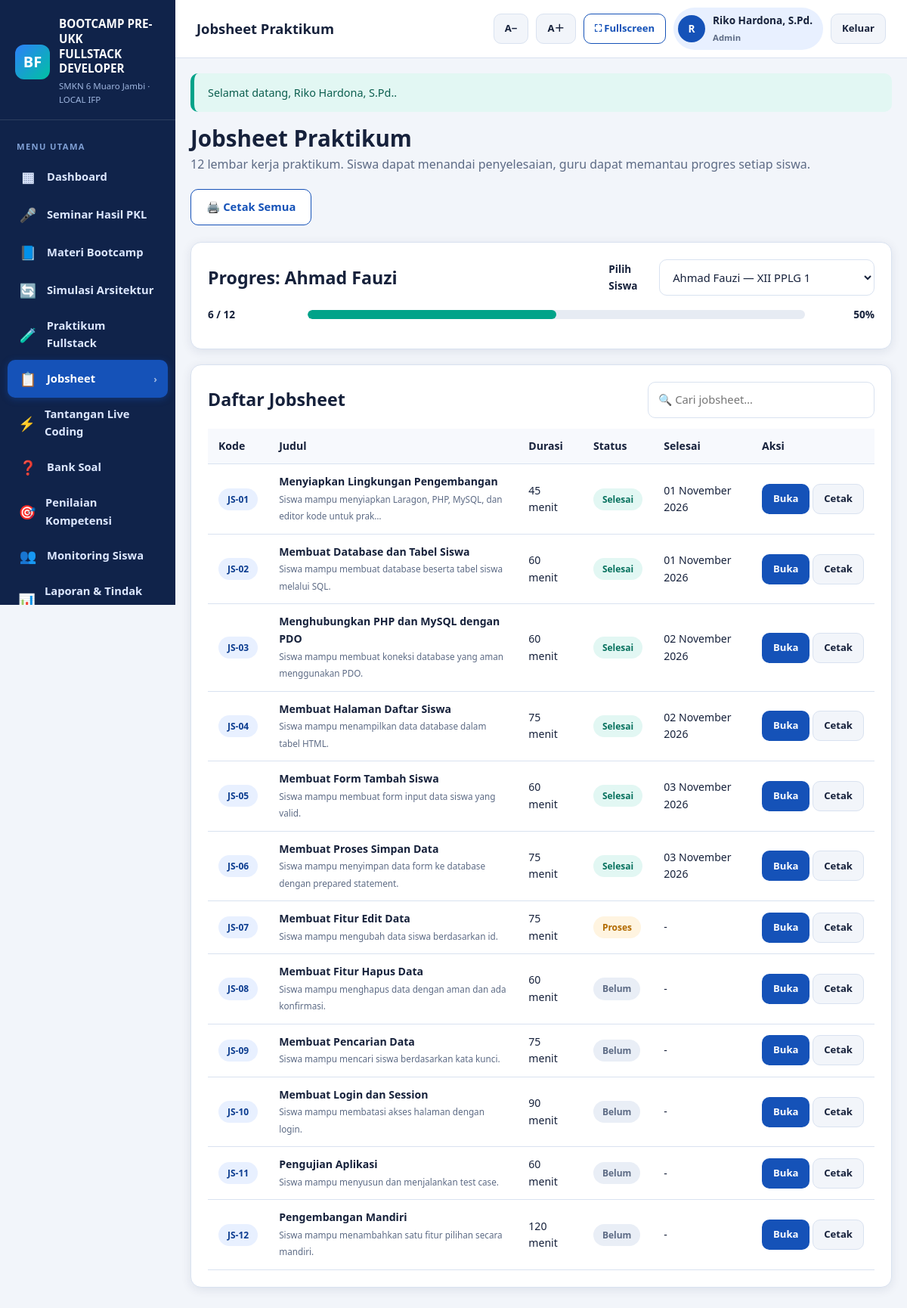
The page /modules/jobsheet/index.php (signed in) on the database its author committed.
### tables this page shows
CREATE TABLE users (
  id          INT UNSIGNED AUTO_INCREMENT PRIMARY KEY,
  username    VARCHAR(50) NOT NULL UNIQUE,
  password    VARCHAR(255) NOT NULL,
  full_name   VARCHAR(120) NOT NULL,
  role        ENUM('admin','guru','siswa') NOT NULL DEFAULT 'guru',
  student_id  INT UNSIGNED DEFAULT NULL,
  is_active   TINYINT(1) NOT NULL DEFAULT 1,
  last_login  DATETIME DEFAULT NULL,
  created_at  TIMESTAMP NOT NULL DEFAULT CURRENT_TIMESTAMP,
  updated_at  TIMESTAMP NOT NULL DEFAULT CURRENT_TIMESTAMP ON UPDATE CURRENT_TIMESTAMP,
  KEY idx_users_role (role),
  CONSTRAINT fk_users_student FOREIGN KEY (student_id) REFERENCES students(id) ON DELETE SET NULL
);

CREATE TABLE students (
  id            INT UNSIGNED AUTO_INCREMENT PRIMARY KEY,
  nis           VARCHAR(30) NOT NULL UNIQUE,
  name          VARCHAR(100) NOT NULL,
  class_name    VARCHAR(30) NOT NULL DEFAULT 'XII PPLG 1',
  gender        ENUM('L','P') NOT NULL DEFAULT 'L',
  phone         VARCHAR(20) DEFAULT NULL,
  email         VARCHAR(120) DEFAULT NULL,
  pkl_place     VARCHAR(180) DEFAULT NULL,
  pkl_title     VARCHAR(200) DEFAULT NULL,
  technologies  TEXT DEFAULT NULL,
  problem_desc  TEXT DEFAULT NULL,
  features      TEXT DEFAULT NULL,
  status        ENUM('aktif','alumni') NOT NULL DEFAULT 'aktif',
  created_at    TIMESTAMP NOT NULL DEFAULT CURRENT_TIMESTAMP,
  updated_at    TIMESTAMP NOT NULL DEFAULT CURRENT_TIMESTAMP ON UPDATE CURRENT_TIMESTAMP
);

CREATE TABLE student_jobsheets (
  id           INT UNSIGNED AUTO_INCREMENT PRIMARY KEY,
  student_id   INT UNSIGNED NOT NULL,
  jobsheet_id  INT UNSIGNED NOT NULL,
  status       ENUM('belum','proses','selesai') NOT NULL DEFAULT 'belum',
  completed_at DATETIME DEFAULT NULL,
  notes        TEXT DEFAULT NULL,
  UNIQUE KEY uq_student_jobsheet (student_id, jobsheet_id),
  CONSTRAINT fk_sj_student FOREIGN KEY (student_id) REFERENCES students(id) ON DELETE CASCADE,
  CONSTRAINT fk_sj_jobsheet FOREIGN KEY (jobsheet_id) REFERENCES jobsheets(id) ON DELETE CASCADE
);

CREATE TABLE jobsheets (
  id           INT UNSIGNED AUTO_INCREMENT PRIMARY KEY,
  code         VARCHAR(30) NOT NULL UNIQUE,
  title        VARCHAR(200) NOT NULL,
  objective    TEXT NOT NULL,
  tools        TEXT NOT NULL,
  concept      TEXT NOT NULL,
  steps        LONGTEXT NOT NULL,
  source_code  LONGTEXT DEFAULT NULL,
  task         TEXT NOT NULL,
  reflection   TEXT NOT NULL,
  duration_min INT NOT NULL DEFAULT 90,
  sort_order   INT NOT NULL DEFAULT 0,
  created_at   TIMESTAMP NOT NULL DEFAULT CURRENT_TIMESTAMP
);

### config/database.php (called while the page is built, shortened)
<?php
function db()
{
    static $pdo = null;
    if ($pdo instanceof PDO) {
        return $pdo;
    }
    $dsn = 'mysql:host=' . DB_HOST . ';dbname=' . DB_NAME . ';charset=' . DB_CHARSET;
    try {
        $pdo = new PDO($dsn, DB_USER, DB_PASS, [
            PDO::ATTR_ERRMODE            => PDO::ERRMODE_EXCEPTION,
            PDO::ATTR_DEFAULT_FETCH_MODE => PDO::FETCH_ASSOC,
            PDO::ATTR_EMULATE_PREPARES   => false,
        ]);
    } catch (PDOException $e) {
        http_response_code(500);
        echo '<!doctype html><html lang="id"><meta charset="utf-8">';
        echo '<title>Koneksi Database Gagal</title>';
        echo '<body style="font-family:Arial,sans-serif;padding:40px;line-height:1.7">';
        echo '<h1>Koneksi database gagal</h1>';
        echo '<p>Periksa kembali:</p><ul>';
        echo '<li>Laragon (Apache &amp; MySQL) sudah berjalan.</li>';
        echo '<li>Database <strong>' . htmlspecialchars(DB_NAME) . '</strong> sudah dibuat.</li>';
        echo '<li>File <code>database/database.sql</code> sudah di-import.</li>';
        echo '<li>Pengaturan DB di <code>config/config.php</code> sesuai.</li>';
        echo '</ul><p>Detail teknis: <code>' . htmlspecialchars($e->getMessage()) . '</code></p>';
        echo '</body></html>';
        exit;
    }
    return $pdo;
}
function db_all(string $sql, array $params = []): array
{
    $stmt = db()->prepare($sql);
    $stmt->execute($params);
    return $stmt->fetchAll();
}
function db_one(string $sql, array $params = []): ?array
{
    $stmt = db()->prepare($sql);
    $stmt->execute($params);
    $row = $stmt->fetch();
    return $row === false ? null : $row;
}

### auth/auth.php (called while the page is built, shortened)
<?php
require_once __DIR__ . '/../config/database.php';
function current_user(): ?array
{
    static $cache = null;
    if ($cache !== null) {
        return $cache;
    }
    $cache = db_one(
        'SELECT u.id, u.username, u.full_name, u.role, u.student_id, u.is_active,
                s.name AS student_name, s.class_name
         FROM users u
         LEFT JOIN students s ON s.id = u.student_id
         WHERE u.id = ? AND u.is_active = 1',
        [(int) $_SESSION['user_id']]
    );
    return $cache;
}
function is_logged_in(): bool
{
    return current_user() !== null;
}
function user_role(): string
{
    $u = current_user();
    return $u ? $u['role'] : '';
}
function can_manage(): bool
{
    return in_array(user_role(), ['admin', 'guru'], true);
}
function require_login(): void
{
    if (!is_logged_in()) {
        flash('warning', 'Silakan login terlebih dahulu.');
        redirect('login.php');
    }
}
function role_label(string $role): string
{
    return [
        'admin' => 'Admin',
        'guru'  => 'Guru',
        'siswa' => 'Siswa',
    ][$role] ?? $role;
}

### modules/jobsheet/index.php (the view)
<?php
require_once dirname(__DIR__, 2) . '/config/database.php';
require_once dirname(__DIR__, 2) . '/auth/auth.php';
require_login();
$page_title = 'Jobsheet Praktikum';
$students = can_manage()
    ? db_all('SELECT id, name, class_name FROM students ORDER BY name')
    : [];
$selectedStudent = can_manage() ? (int) query('student_id', 0) : (int) current_user()['student_id'];
if (!$selectedStudent && $students) $selectedStudent = (int) $students[0]['id'];
$jobsheets = db_all('SELECT j.*, sj.status AS my_status, sj.completed_at
    FROM jobsheets j
    LEFT JOIN student_jobsheets sj ON sj.jobsheet_id = j.id AND sj.student_id = ?
    ORDER BY j.sort_order', [$selectedStudent]);
$done = count(array_filter($jobsheets, fn($j) => $j['my_status'] === 'selesai'));
$selectedName = 'Progres Saya';
foreach ($students as $s) if ((int) $s['id'] === $selectedStudent) $selectedName = $s['name'];
?>
<?php include dirname(__DIR__, 2) . '/includes/header.php'; ?>
<div class="page-head">
    <div>
        <h1>Jobsheet Praktikum</h1>
        <p>12 lembar kerja praktikum. Siswa dapat menandai penyelesaian, guru dapat memantau progres setiap siswa.</p>
    </div>
    <div class="btn-group">
        <a href="<?= url('modules/jobsheet/print.php?all=1') ?>" target="_blank" class="btn btn-outline">🖨️ Cetak Semua</a>
    </div>
</div>
<div class="card">
    <div class="card-head">
        <h2>Progres: <?= e($selectedName) ?></h2>
        <?php if (can_manage()): ?>
        <form method="get" action="<?= url('modules/jobsheet/index.php') ?>" style="display:flex;gap:10px;align-items:center">
            <label style="font-weight:700;font-size:.85rem">Pilih Siswa</label>
            <select name="student_id" onchange="this.form.submit()" style="min-width:240px">
                <?php foreach ($students as $s): ?>
                    <option value="<?= (int) $s['id'] ?>" <?= $selectedStudent === (int) $s['id'] ? 'selected' : '' ?>>
                        <?= e($s['name']) ?> — <?= e($s['class_name']) ?>
                    </option>
                <?php endforeach; ?>
            </select>
        </form>
        <?php endif; ?>
    </div>
    <div class="chart-row" style="grid-template-columns:120px 1fr 80px">
        <strong><?= $done ?> / <?= count($jobsheets) ?></strong>
        <div class="progress green"><span style="width:<?= count($jobsheets) ? round($done/count($jobsheets)*100) : 0 ?>%"></span></div>
        <div class="chart-value"><?= count($jobsheets) ? round($done/count($jobsheets)*100) : 0 ?>%</div>
    </div>
</div>
<div class="card">
    <div class="card-head"><h2>Daftar Jobsheet</h2>
        <input type="text" id="table-filter" placeholder="🔍 Cari jobsheet…" style="max-width:300px">
    </div>
    <div class="table-wrap">
    <table class="data-table" data-filterable>
        <thead><tr><th>Kode</th><th>Judul</th><th>Durasi</th><th>Status</th><th>Selesai</th><th>Aksi</th></tr></thead>
        <tbody>
        <?php foreach ($jobsheets as $j): ?>
            <tr>
                <td><span class="badge badge-blue"><?= e($j['code']) ?></span></td>
                <td><strong><?= e($j['title']) ?></strong><br><small><?= e(str_limit($j['objective'], 70)) ?></small></td>
                <td><?= (int) $j['duration_min'] ?> menit</td>
                <td>
                    <span class="badge badge-<?= ['belum'=>'gray','proses'=>'yellow','selesai'=>'green'][$j['my_status'] ?? 'belum'] ?>">
                        <?= e(ucfirst($j['my_status'] ?? 'belum')) ?>
                    </span>
                </td>
                <td><?= $j['completed_at'] ? e(format_date($j['completed_at'])) : '-' ?></td>
                <td class="actions">
                    <a class="btn btn-primary btn-sm" href="<?= url('modules/jobsheet/detail.php?id=' . (int) $j['id'] . '&student_id=' . $selectedStudent) ?>">Buka</a>
                    <a class="btn btn-light btn-sm" href="<?= url('modules/jobsheet/print.php?id=' . (int) $j['id']) ?>" target="_blank">Cetak</a>
                </td>
            </tr>
        <?php endforeach; ?>
        </tbody>
    </table>
    </div>
</div>
<?php include dirname(__DIR__, 2) . '/includes/footer.php'; ?>

### includes/header.php (shortened to what this page needs)
<?php
$user = current_user();
$currentPath = str_replace('\\', '/', $_SERVER['SCRIPT_NAME'] ?? '');
$activeKey = '';
$map = [
    'dashboard'    => ['index.php'],
    'seminar'      => ['/modules/seminar/'],
    'materi'       => ['/modules/materi/'],
    'praktikum'    => ['/modules/praktikum/', '/modules/code/'],
    'jobsheet'     => ['/modules/jobsheet/'],
    'challenges'   => ['/modules/challenges/'],
    'questions'    => ['/modules/questions/'],
    'assessment'   => ['/modules/assessment/'],
    'students'     => ['/modules/students/'],
    'reports'      => ['/modules/reports/'],
    'settings'     => ['/modules/settings/'],
    'simulasi'     => ['/modules/simulasi/'],
];
foreach ($map as $key => $patterns) {
    foreach ($patterns as $pattern) {
        if ($key === 'dashboard') {
            $base = rtrim(BASE_PATH, '/');
            if (rtrim($currentPath, '/') === $base . '/index.php' || rtrim($currentPath, '/') === $base) {
                $activeKey = 'dashboard';
            }
        } elseif (strpos($currentPath, $pattern) !== false) {
            $activeKey = $key;
        }
    }
}
$menu = [
    ['dashboard',  '▦', 'Dashboard',            'index.php'],
    ['seminar',    '🎤', 'Seminar Hasil PKL',   'modules/seminar/index.php'],
    ['materi',     '📘', 'Materi Bootcamp',     'modules/materi/index.php'],
    ['simulasi',   '🔄', 'Simulasi Arsitektur', 'modules/simulasi/index.php'],
    ['praktikum',  '🧪', 'Praktikum Fullstack', 'modules/praktikum/index.php'],
    ['jobsheet',   '📋', 'Jobsheet',            'modules/jobsheet/index.php'],
    ['challenges', '⚡', 'Tantangan Live Coding','modules/challenges/index.php'],
    ['questions',  '❓', 'Bank Soal',           'modules/questions/index.php'],
    ['assessment', '🎯', 'Penilaian Kompetensi','modules/assessment/index.php'],
    ['students',   '👥', 'Monitoring Siswa',    'modules/students/index.php'],
    ['reports',    '📊', 'Laporan & Tindak Lanjut','modules/reports/index.php'],
    ['settings',   '⚙️', 'Pengaturan',          'modules/settings/index.php'],
];
?>
<!doctype html>
<html lang="id">
<head>
    <link rel="stylesheet" href="<?= asset('css/app.css') ?>">
</head>
<body>
<div class="app-shell">
    <aside class="sidebar">
        <div class="sidebar-brand">
            <div class="logo">
                <div class="logo-mark">BF</div>
                <div>
                    <strong>BOOTCAMP PRE-UKK<br>FULLSTACK DEVELOPER</strong>
                    <small><?= e(SCHOOL_NAME) ?> · LOCAL IFP</small>
                </div>
            </div>
        </div>
        <nav class="sidebar-nav">
            <div class="nav-label">Menu Utama</div>
            <?php foreach ($menu as $item): ?>
                <?php
                [$key, $icon, $label, $link] = $item;
                ?>
                <a class="nav-item <?= $activeKey === $key ? 'active' : '' ?>"
                   href="<?= url($link) ?>">
                    <span class="ico"><?= $icon ?></span>
                    <span><?= e($label) ?></span>
                    <?php if ($activeKey === $key): ?><span class="chev">›</span><?php endif; ?>
                </a>
            <?php endforeach; ?>
        </nav>
    </aside>
    <div class="main-area">
        <header class="topbar">
            <h1><?= e($page_title) ?></h1>
            <div class="topbar-actions">
                <button type="button" class="btn btn-light btn-sm no-print" onclick="changeFontSize(-1)" title="Perkecil teks">A−</button>
                <button type="button" class="btn btn-light btn-sm no-print" onclick="changeFontSize(1)" title="Perbesar teks">A＋</button>
                <button type="button" class="btn btn-outline btn-sm no-print" onclick="toggleFullscreen()" title="Layar penuh">⛶ Fullscreen</button>
                <?php if ($user): ?>
                    <div class="user-chip">
                        <span class="avatar"><?= e(mb_substr($user['full_name'], 0, 1)) ?></span>
                        <span>
                            <?= e($user['full_name']) ?><br>
                            <small><?= e(role_label($user['role'])) ?></small>
                        </span>
                    </div>
                    <a class="btn btn-light btn-sm no-print" href="<?= url('logout.php') ?>">Keluar</a>
                <?php endif; ?>
            </div>
        </header>
        <main class="content">

### rows shown on the page
users: full_name "R", full_name "Riko Hardona, S.Pd.", role "Admin"
students: name "Ahmad Fauzi"
student_jobsheets: jobsheet.code "JS-01", jobsheet.title "Menyiapkan Lingkungan Pengembangan", jobsheet.objective "Siswa mampu menyiapkan Laragon, PHP, MySQL, dan editor kode untuk prak…", jobsheet.duration_min "45", status "Selesai", completed_at "01 November 2026"
student_jobsheets: jobsheet.code "JS-02", jobsheet.title "Membuat Database dan Tabel Siswa", jobsheet.objective "Siswa mampu membuat database beserta tabel siswa melalui SQL.", jobsheet.duration_min "60", status "Selesai", completed_at "01 November 2026"
student_jobsheets: jobsheet.code "JS-03", jobsheet.title "Menghubungkan PHP dan MySQL dengan PDO", jobsheet.objective "Siswa mampu membuat koneksi database yang aman menggunakan PDO.", jobsheet.duration_min "60", status "Selesai", completed_at "02 November 2026"
student_jobsheets: jobsheet.code "JS-04", jobsheet.title "Membuat Halaman Daftar Siswa", jobsheet.objective "Siswa mampu menampilkan data database dalam tabel HTML.", jobsheet.duration_min "75", status "Selesai", completed_at "02 November 2026"
student_jobsheets: jobsheet.code "JS-05", jobsheet.title "Membuat Form Tambah Siswa", jobsheet.objective "Siswa mampu membuat form input data siswa yang valid.", jobsheet.duration_min "60", status "Selesai", completed_at "03 November 2026"
student_jobsheets: jobsheet.code "JS-06", jobsheet.title "Membuat Proses Simpan Data", jobsheet.objective "Siswa mampu menyimpan data form ke database dengan prepared statement.", jobsheet.duration_min "75", status "Selesai", completed_at "03 November 2026"
student_jobsheets: jobsheet.code "JS-07", jobsheet.title "Membuat Fitur Edit Data", jobsheet.objective "Siswa mampu mengubah data siswa berdasarkan id.", jobsheet.duration_min "75", status "Proses"
jobsheets: code "JS-08", title "Membuat Fitur Hapus Data", objective "Siswa mampu menghapus data dengan aman dan ada konfirmasi.", duration_min "60", my_status "Belum"
jobsheets: code "JS-09", title "Membuat Pencarian Data", objective "Siswa mampu mencari siswa berdasarkan kata kunci.", duration_min "75", my_status "Belum"
jobsheets: code "JS-10", title "Membuat Login dan Session", objective "Siswa mampu membatasi akses halaman dengan login.", duration_min "90", my_status "Belum"
jobsheets: code "JS-11", title "Pengujian Aplikasi", objective "Siswa mampu menyusun dan menjalankan test case.", duration_min "60", my_status "Belum"
jobsheets: code "JS-12", title "Pengembangan Mandiri", objective "Siswa mampu menambahkan satu fitur pilihan secara mandiri.", duration_min "120", my_status "Belum"

### other values the page prints
SCHOOL_NAME "SMKN 6 Muaro Jambi"
$icon "▦"
$label "Dashboard"
$icon "🎤"
$label "Seminar Hasil PKL"
$icon "📘"
$label "Materi Bootcamp"
$icon "🔄"
$label "Simulasi Arsitektur"
$icon "🧪"
$label "Praktikum Fullstack"
$icon "📋"
$label "Jobsheet"
$icon "⚡"
$label "Tantangan Live Coding"
